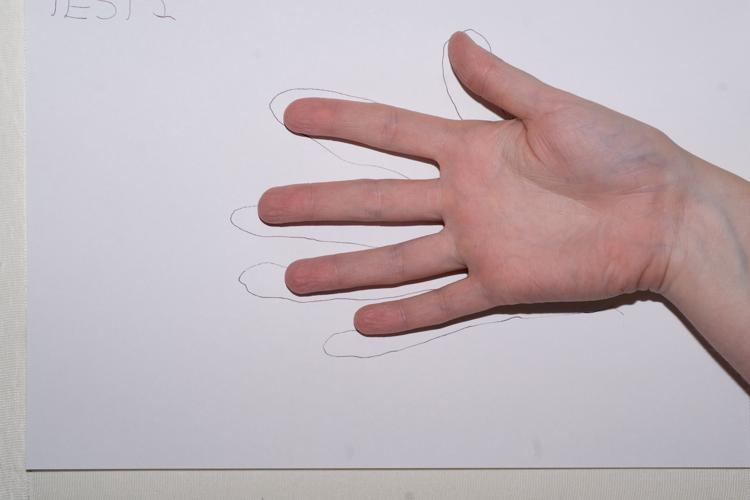
%> input picture matlab_aam/aam/Fotos/test001.jpg, 750 x 500 px
$ octave --eval "result = preprocess('../matlab_aam/aam/Fotos/test001.jpg');"   (GNU Octave 9; MATLAB toolbox functions it lacks are replaced by stand-ins)
%> lines starting %> are read from the running program, lines starting %| are printed output that depends on the picture
function [ I ] = preprocess( filename, imNewSize )
%> called with filename = '../matlab_aam/aam/Fotos/test001.jpg'
%PREPROCESS Summary of this function goes here
%   Detailed explanation goes here
if nargin < 2, imNewSize = [32 32]; end  %resize dimensions

I = imread(filename);
%> I is the input picture: size 500x750x3 uint8; mean R, G, B 191.3, 178.9, 184.3
I = rgb2gray(I);
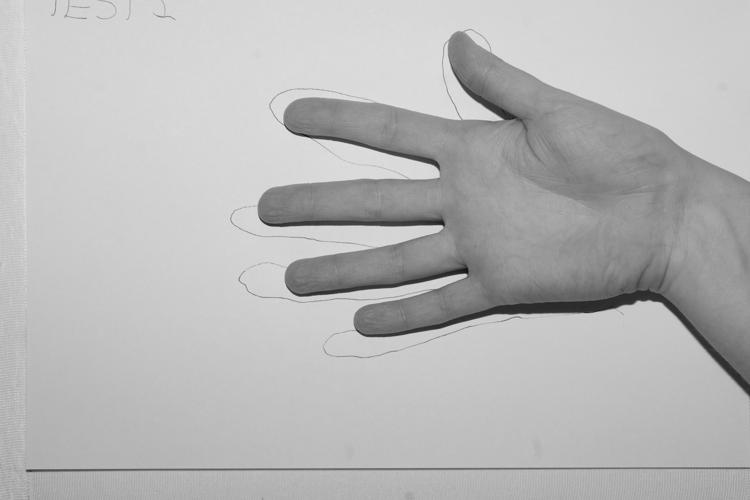
%> I: size 500x750 uint8; min 13, max 237, mean 183.3
%h = fspecial('sobel'); %horizontal sobel filter
%I = imfilter(I,h);
I = histeq(I);
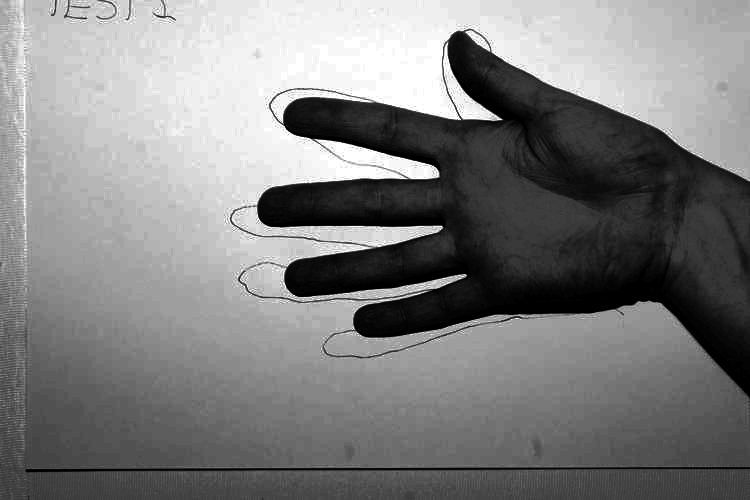
%> I: size 500x750 uint8; min 0, max 255, mean 127.4
I = imresize(I,imNewSize);
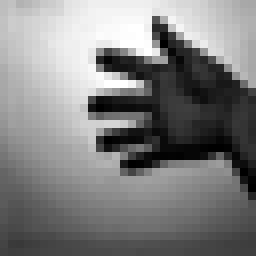
%> I: size 32x32 uint8 (shown 8 times larger); min 0, max 255, mean 127.4


end

$ run again, on matlab_aam/aam/Fotos/train003.jpg
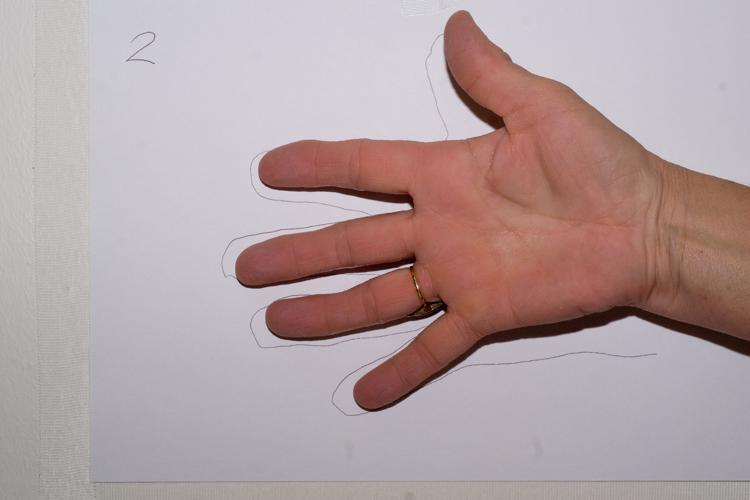
%> input picture matlab_aam/aam/Fotos/train003.jpg, 750 x 500 px
%> in preprocess, I is the input picture: size 500x750x3 uint8; mean R, G, B 178.1, 160.1, 161
%> in preprocess, `I = histeq(I);`:
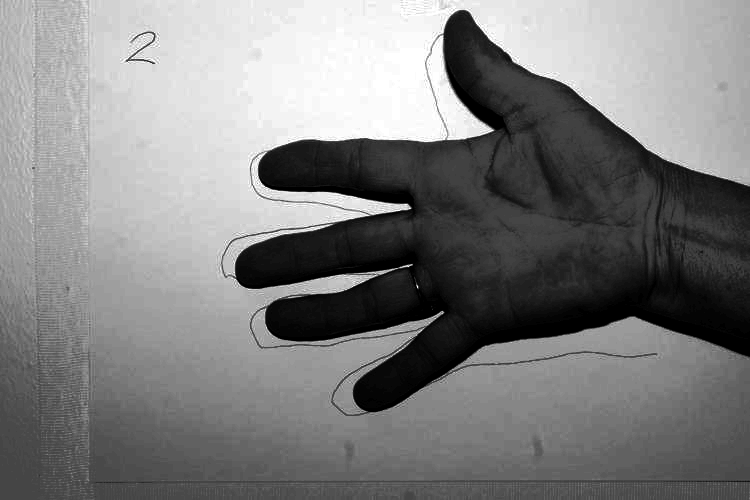
%> I: size 500x750 uint8; min 0, max 255, mean 127.1
%> in preprocess, `I = imresize(I,imNewSize);`:
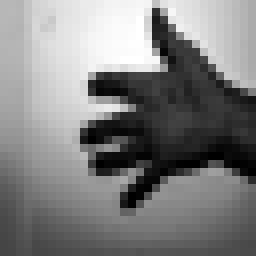
%> I: size 32x32 uint8 (shown 8 times larger); min 0, max 255, mean 127.2
